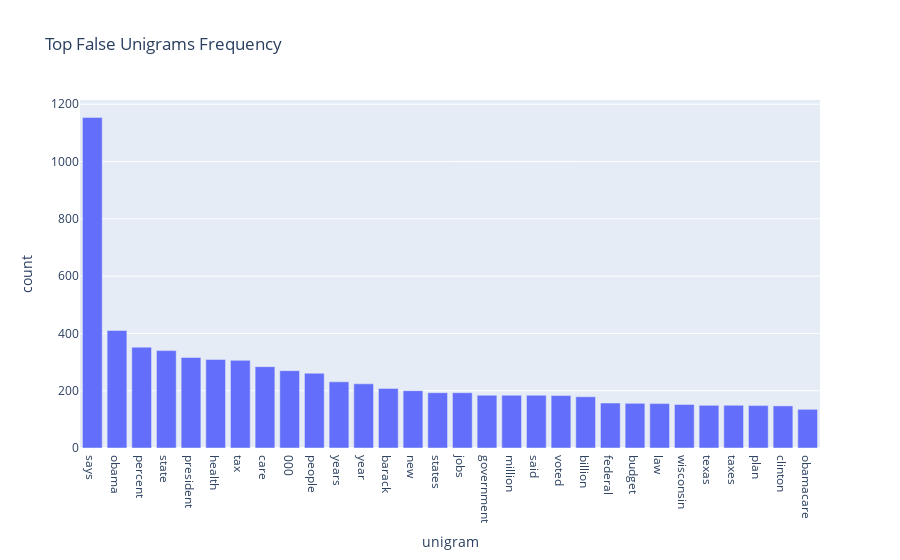

This figure's notebook cell:
### Markdown cell above
### False Unigrams

### Code cell
top_unigrams_false = get_top_ngrams(false_ex[false_ex.statement.notnull()].statement.str.lower(), num=30)
false_state_distr = pd.DataFrame(top_unigrams_false, columns=["unigram", "count"])
px.bar(false_state_distr, x="unigram", y="count", title="Top False Unigrams Frequency")

### Figure 1 — Plotly figure (JSON) as saved in the notebook; plotly's stock layout.template omitted (floating-point values rounded to 4 significant figures)
{"data": [{"alignmentgroup": "True", "hovertemplate": "unigram=%{x}<br>count=%{y}<extra></extra>", "legendgroup": "", "marker": {"color": "#636efa"}, "name": "", "offsetgroup": "", "orientation": "v", "showlegend": false, "textposition": "auto", "type": "bar", "x": ["says", "obama", "percent", "state", "president", "health", "tax", "care", "000", "people", "years", "year", "barack", "new", "states", "jobs", "government", "million", "said", "voted", "billion", "federal", "budget", "law", "wisconsin", "texas", "taxes", "plan", "clinton", "obamacare"], "xaxis": "x", "y": [1154, 410, 352, 340, 316, 309, 306, 284, 270, 261, 231, 224, 208, 200, 193, 193, 184, 184, 184, 183, 179, 157, 156, 155, 152, 149, 149, 148, 147, 135], "yaxis": "y"}], "layout": {"barmode": "relative", "legend": {"tracegroupgap": 0}, "title": {"text": "Top False Unigrams Frequency"}, "xaxis": {"anchor": "y", "domain": [0, 1], "title": {"text": "unigram"}}, "yaxis": {"anchor": "x", "domain": [0, 1], "title": {"text": "count"}}}}
